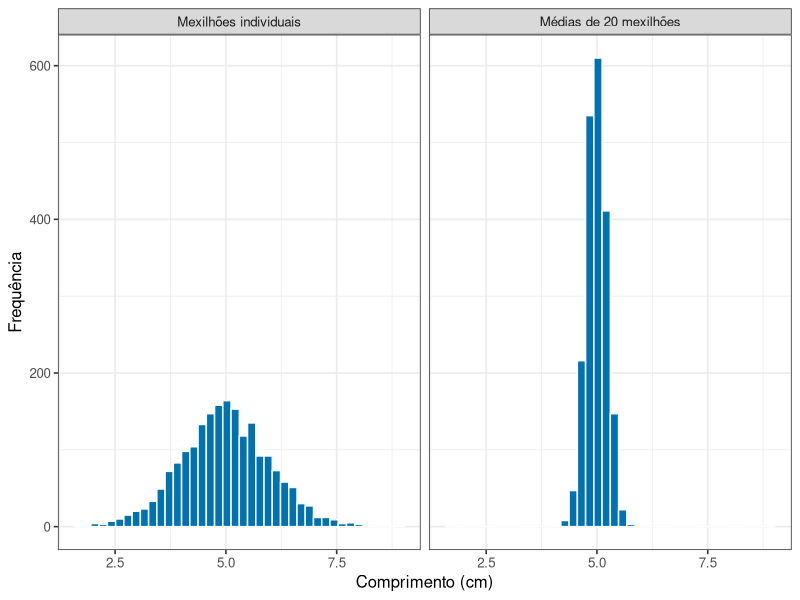
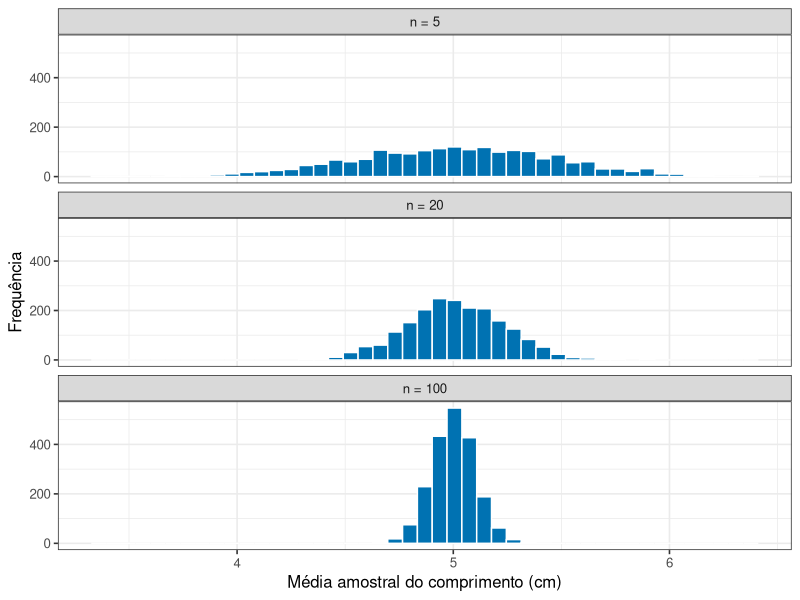
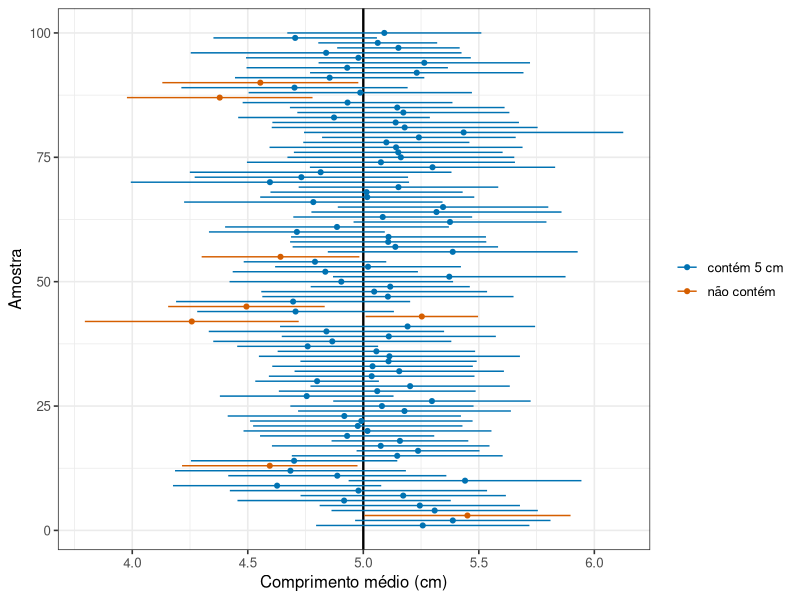

Reproduce these figures in R, in order.
## ---- chunk 1
#| include: false
library(tidyverse)
theme_set(theme_bw(base_size = 12))
## ---- chunk 2
#| echo: false
#| label: fig-pread02-duas-distribuicoes
#| fig-cap: "À esquerda, os comprimentos de 2000 mexilhões individuais. À direita, as médias de 2000 amostras de 20 mexilhões cada. Os dois gráficos usam a mesma escala no eixo horizontal."
#| fig-alt: "Dois histogramas lado a lado na mesma escala. O da esquerda, de mexilhões individuais, é largo. O da direita, de médias amostrais, é muito mais estreito e concentrado em torno do centro."
#| fig-height: 3.4

individuos <- tibble(valor = rnorm(2000, mean = 5, sd = 1), tipo = "Mexilhões individuais")
medias <- tibble(valor = replicate(2000, mean(rnorm(20, mean = 5, sd = 1))),
                 tipo = "Médias de 20 mexilhões")

bind_rows(individuos, medias) |>
  mutate(tipo = fct_relevel(tipo, "Mexilhões individuais")) |>
  ggplot(aes(x = valor)) +
  geom_histogram(bins = 40, fill = "#0072B2", colour = "white") +
  facet_wrap(~ tipo) +
  labs(x = "Comprimento (cm)", y = "Frequência")
## ---- chunk 3
#| echo: false
faixa_individuos <- range(individuos$valor)
faixa_medias <- range(medias$valor)

ind_min <- formatC(faixa_individuos[1], format = "f", digits = 1, decimal.mark = ",")
ind_max <- formatC(faixa_individuos[2], format = "f", digits = 1, decimal.mark = ",")
med_min <- formatC(faixa_medias[1], format = "f", digits = 1, decimal.mark = ",")
med_max <- formatC(faixa_medias[2], format = "f", digits = 1, decimal.mark = ",")
## ---- chunk 4
#| echo: false
#| label: fig-pread02-tamanho-amostra
#| fig-cap: "Distribuição das médias amostrais para três tamanhos de amostra, na mesma população de mexilhões."
#| fig-alt: "Três histogramas empilhados. Com n igual a 5 as médias se espalham por uma faixa larga; com n igual a 20 a faixa encolhe; com n igual a 100 as médias ficam concentradas em torno do centro."
#| fig-height: 4.2

sim <- bind_rows(
  tibble(n = "n = 5",   media = replicate(2000, mean(rnorm(5,   mean = 5, sd = 1)))),
  tibble(n = "n = 20",  media = replicate(2000, mean(rnorm(20,  mean = 5, sd = 1)))),
  tibble(n = "n = 100", media = replicate(2000, mean(rnorm(100, mean = 5, sd = 1))))
)

sim |>
  mutate(n = fct_relevel(n, "n = 5", "n = 20", "n = 100")) |>
  ggplot(aes(x = media)) +
  geom_histogram(bins = 45, fill = "#0072B2", colour = "white") +
  facet_wrap(~ n, ncol = 1) +
  labs(x = "Média amostral do comprimento (cm)", y = "Frequência")
## ---- chunk 5
#| echo: false
faixas <- sim |>
  group_by(n) |>
  summarise(minimo = min(media), maximo = max(media))

faixa_n5   <- filter(faixas, n == "n = 5")
faixa_n100 <- filter(faixas, n == "n = 100")

n5_min   <- formatC(faixa_n5$minimo, format = "f", digits = 1, decimal.mark = ",")
n5_max   <- formatC(faixa_n5$maximo, format = "f", digits = 1, decimal.mark = ",")
n100_min <- formatC(faixa_n100$minimo, format = "f", digits = 1, decimal.mark = ",")
n100_max <- formatC(faixa_n100$maximo, format = "f", digits = 1, decimal.mark = ",")
## ---- chunk 6
#| echo: false
#| label: fig-pread02-cobertura
#| fig-cap: "Intervalos de 95% calculados em 100 amostras de 20 mexilhões cada. A linha vertical é a média real da população (5 cm). Em laranja, os intervalos que não a contêm."
#| fig-alt: "Cem segmentos horizontais empilhados, cada um representando um intervalo de confiança. A grande maioria cruza a linha vertical em 5 centímetros; alguns, destacados em laranja, ficam inteiramente de um dos lados."
#| fig-height: 5

amostras <- tibble(
  id = rep(1:100, each = 20),
  valor = rnorm(100 * 20, mean = 5, sd = 1)
)

intervalos <- amostras |>
  group_by(id) |>
  summarise(
    media = mean(valor),
    erro = qt(0.975, df = 19) * sd(valor) / sqrt(20)
  ) |>
  mutate(
    inferior = media - erro,
    superior = media + erro,
    cobre = factor(
      if_else(inferior <= 5 & superior >= 5, "contém 5 cm", "não contém"),
      levels = c("contém 5 cm", "não contém")
    )
  )

ggplot(intervalos, aes(y = id, x = media, colour = cobre)) +
  geom_vline(xintercept = 5, linewidth = 0.8) +
  geom_errorbarh(aes(xmin = inferior, xmax = superior), height = 0) +
  geom_point(size = 1.4) +
  scale_colour_manual(values = c("contém 5 cm" = "#0072B2", "não contém" = "#D55E00"),
                      drop = FALSE) +
  labs(x = "Comprimento médio (cm)", y = "Amostra", colour = NULL)
## ---- chunk 7
#| echo: false
n_falhas <- sum(intervalos$cobre == "não contém")
